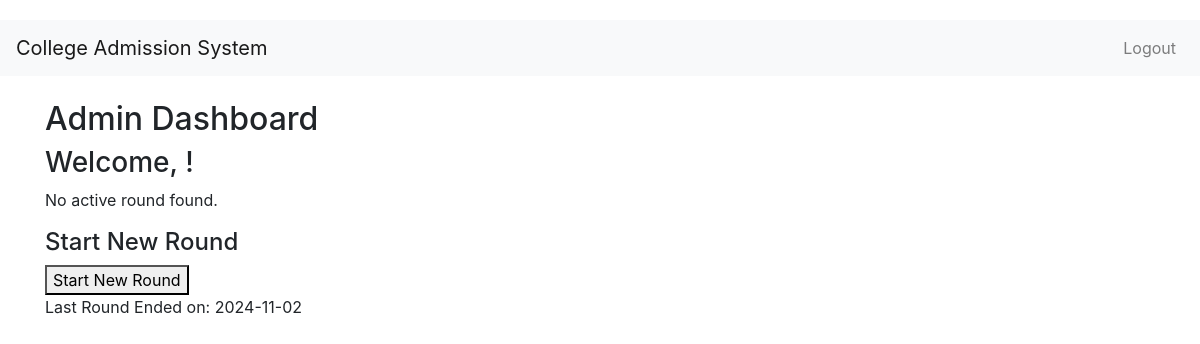
Before: /admin/dashboard with the older database file.
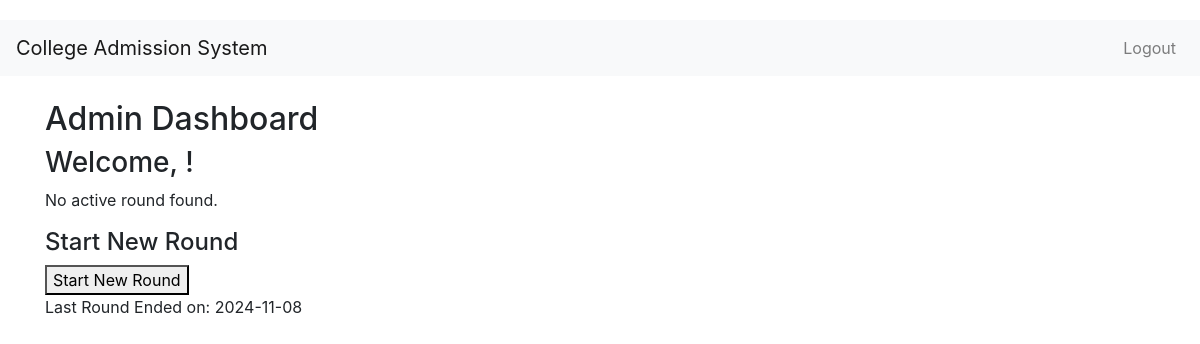
After: the same page with the newer database file.
### controllers/model.py (models this page shows)
class Round(db.Model):
    _tablename_ = 'round'
    round_id = db.Column(db.Integer, primary_key=True)
    start_date = db.Column(db.Date, nullable=False)
    end_date = db.Column(db.Date, nullable=True)
    is_active = db.Column(db.Boolean, nullable=False, default=False)
    student_allotments = db.relationship('StudentAllotment', back_populates='round')

### controllers/routes.py (the view)
@main.route('/admin/dashboard')
def admin_dashboard():
    current_user_id = session.get('user_id')
    admin = Admin.query.get(current_user_id)
    active_round = Round.query.filter_by(is_active=True).first()
    latest_round = Round.query.order_by(Round.round_id.desc()).first()
    return render_template('admin_dashboard.html',admin=admin,active_round=active_round,
                           latest_round=latest_round)

### templates/admin_dashboard.html (shortened to what this page needs)
{% extends "base.html" %}
{% block content %}
    <h2>Admin Dashboard</h2>
    <h3>Welcome, {{ admin.username }}!</h3>
    {% if active_round %}
        <p>Current Active Round ID: {{ active_round.round_id }}</p>
        <p>Started on: {{ active_round.start_date }}</p>
        <h4>End Current Round</h4>
        <form action="{{ url_for('main.end_round', round_id=active_round.round_id) }}" method="post">
            <button type="submit">End Current Round</button>
        </form>
    {% else %}
        <p>No active round found.</p>
        <h4>Start New Round</h4>
        <form action="{{ url_for('main.add_round') }}" method="post">
            <button type="submit">Start New Round</button>
        </form>
    {% endif %}
    {% if latest_round and not active_round %}
        <p>Last Round Ended on: {{ latest_round.end_date }}</p>
    {% endif %}
{% endblock %}

Changed rows visible on the page:
removed Round: end_date "2024-11-02"
now on this page (row edited): Round: end_date "2024-11-08"
